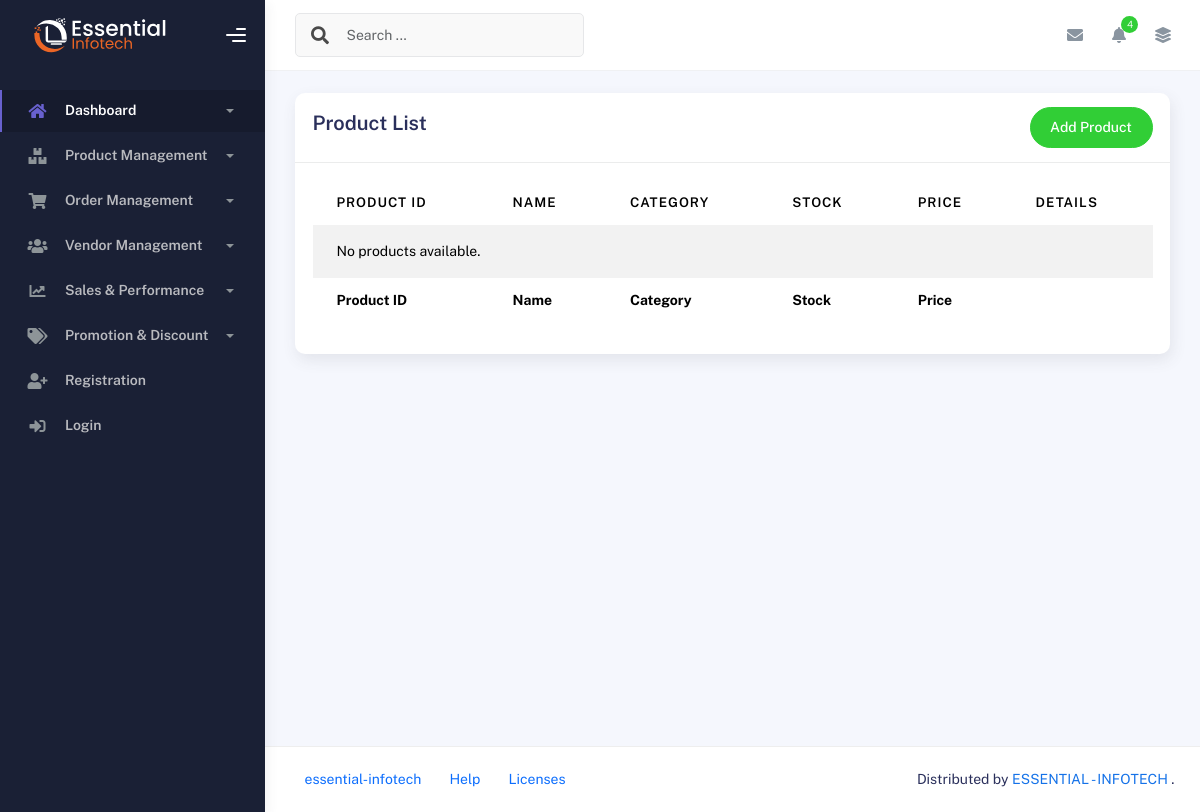
Before: /product-management/product/ with the older database file.
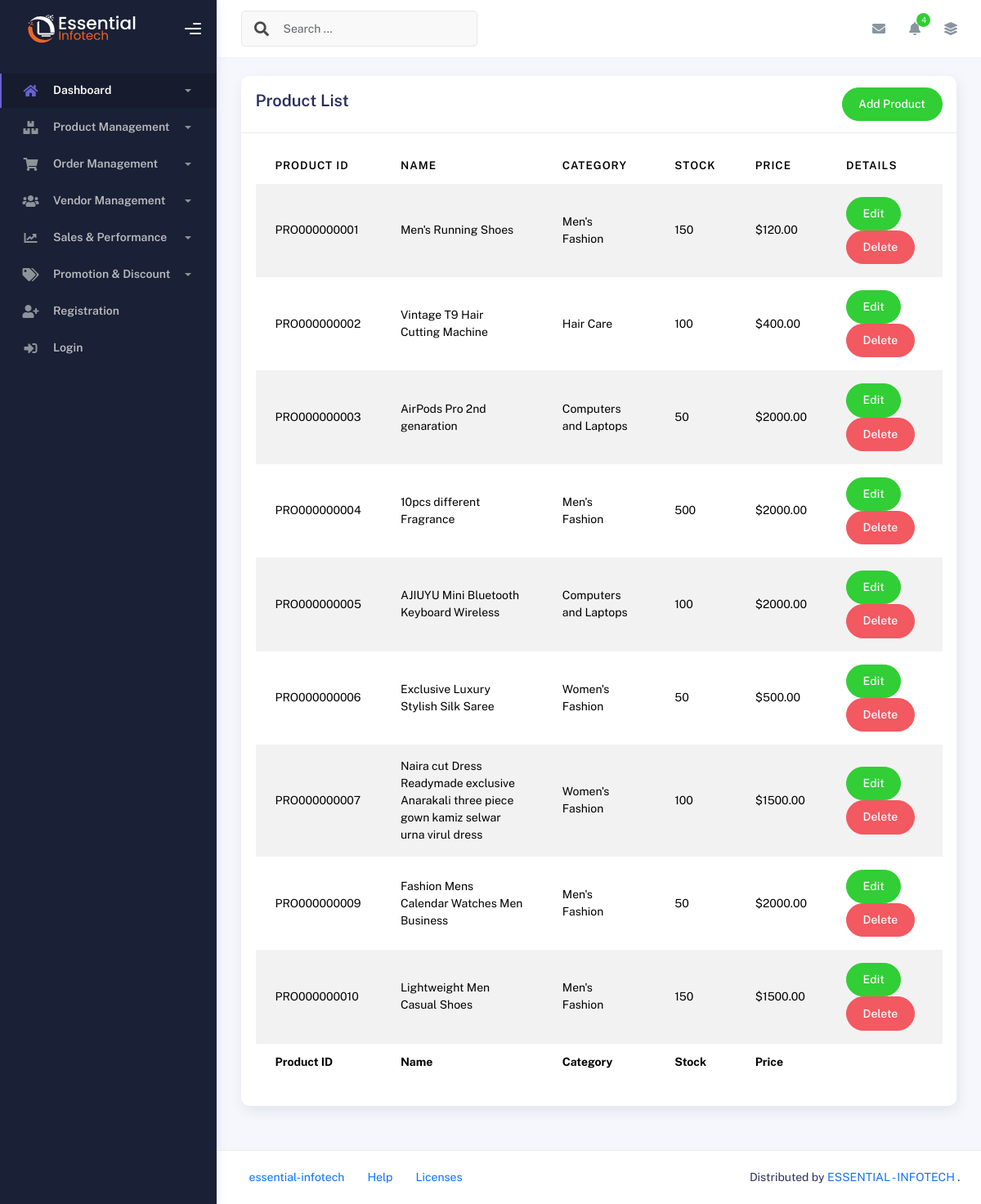
After: the same page with the newer database file.
### product_management/models.py (models this page shows, shortened)
class Product(models.Model):
    name = models.CharField(max_length=255)
    product_id = models.CharField(max_length=15, unique=True, blank=True)
    description = models.TextField(blank=True, null=True)
    price = models.DecimalField(max_digits=10, decimal_places=2)
    purchased_price = models.DecimalField(max_digits=10, decimal_places=2 )
    category = models.ForeignKey(Category, on_delete=models.SET_NULL, null=True)
    subcategory = models.ForeignKey(SubCategory, on_delete=models.SET_NULL, null=True)
    product_type = models.ForeignKey(ProductType, on_delete=models.SET_NULL, null=True)
    brand = models.ForeignKey(Brand, on_delete=models.SET_NULL, null=True)
    stock_level = models.IntegerField(default=0)
    vendor = models.ForeignKey(Vendor, on_delete=models.CASCADE)
    user = models.ForeignKey(User, on_delete=models.CASCADE)
    image = models.ImageField(upload_to='product_images/', blank=True, null=True)
    created_at = models.DateTimeField(auto_now_add=True)
    updated_at = models.DateTimeField(auto_now=True)
    sku = models.CharField(max_length=255, null=True, blank=True)  # New field
    in_stock = models.BooleanField(default=True)  # New in_stock field
    product_details = RichTextField(blank=True, null=True)

class Category(models.Model):
    product_type = models.ForeignKey(ProductType, on_delete= models.CASCADE, related_name = 'product_type')
    category_name = models.CharField(max_length=255)
    category_slug = models.SlugField(max_length=255)
    category_image = models.ImageField(upload_to='category_images/', blank=True,null=True)
    created_at = models.DateTimeField(auto_now_add=True)
    updated_at = models.DateTimeField(auto_now=True)

### product_management/views.py (the view)
# urls.py: path('product/', product_list, name='product-list'),
def product_list(request):
    products = Product.objects.all()
    return render(request, 'product_management.html', {'products':products})

### templates/product_management.html (shortened to what this page needs)
{% extends 'base.html' %}
{% block content %}
        <div class="container">
          <div class="page-inner">
            <div class="row">
              <div class="col-md-12">
                <div class="card">
                  <div class="card-header d-flex justify-content-between">
                    <h4 class="card-title">Product List</h4>
                    <a href="{% url 'product-form' %}" class="btn btn-success btn-round ms-auto text-white" style="text-decoration: none;">
                      Add Product
                  </a>
                  </div>
                  <div class="card-body">
                    <div class="table-responsive">
                        <table id="multi-filter-select" class="display table table-striped table-hover">
                            <thead>
                                <tr>
                                    <th>Product ID</th>
                                    <th>Name</th>
                                    <th>Category</th>
                                    <th>Stock</th>
                                    <th>Price</th>
                                    <th>Details</th>
                                </tr>
                            </thead>
                            <tfoot>
                                <tr>
                                    <th>Product ID</th>
                                    <th>Name</th>
                                    <th>Category</th>
                                    <th>Stock</th>
                                    <th>Price</th>
                                </tr>
                            </tfoot>
                            <tbody>
                                {% for product in products %}
                                <tr>
                                    <td>
                                        <a href="{% url 'product-detail' product.id  %}" class="text-black">{{ product.product_id }}</a>
                                    </td>
                                    <td>{{ product.name }}</td>
                                    <td>{{ product.category.category_name }}</td>
                                    <td>{{ product.stock_level }}</td>
                                    <td>${{ product.price }}</td>
                                    <td>
                                        <a href="{% url 'product-edit' product.id  %}" class="btn btn-success btn-round text-white" style="text-decoration: none;">
                                            Edit
                                        </a>
                                        <form action="{% url 'product-delete' product.id %}" method="POST" style="display:inline;">
                                          <button type="submit" class="btn btn-danger btn-round text-white" onclick="return confirm('Are you sure you want to delete this product?');">
                                              Delete
                                          </button>
                                      </form>
                                    </td>
                                </tr>
                                {% empty %}
                                <tr>
                                    <td colspan="6">No products available.</td>
                                </tr>
                                {% endfor %}
                            </tbody>
                        </table>
                    </div>
                </div>
                </div>
              </div>
            </div>
          </div>
        </div>
{% endblock %}

### templates/base.html (shortened to what this page needs)
{% load static %}
<!DOCTYPE html>
<html lang="en">
  <head>
    <link rel="stylesheet" href="{% static 'css/bootstrap.min.css' %}"/>
    <link rel="stylesheet" href="{% static 'css/plugins.min.css' %}" />
    <link rel="stylesheet" href="{% static 'css/kaiadmin.min.css' %}"/>
    <link rel="stylesheet" href="{% static 'css/demo.css' %}" />
  </head>
  <body>
    <div class="wrapper">
      <div class="sidebar" data-background-color="dark">
        <div class="sidebar-logo">
          <div class="logo-header" data-background-color="dark">
            <a href="{% url 'dashboard' %}" class="logo">
              <img
                src="{% static 'img/kaiadmin/logo_light.svg' %}"
                alt="navbar brand"
                class="navbar-brand"
                height="100"
              />
            </a>
            <div class="nav-toggle">
              <button class="btn btn-toggle toggle-sidebar">
                <i class="gg-menu-right"></i>
              </button>
            </div>
          </div>
        </div>
        <div class="sidebar-wrapper scrollbar scrollbar-inner">
          <div class="sidebar-content">
            <ul class="nav nav-secondary">
              <li class="nav-item active">
                <a
                  data-bs-toggle="collapse"
                  href="#dashboard"
                  class="collapsed"
                  aria-expanded="false"
                >
                  <i class="fas fa-home"></i>
                  <p>Dashboard</p>
                  <span class="caret"></span>
                </a>
              </li>
              <li class="nav-item">
                <a
                  data-bs-toggle="collapse"
                  href="#productManagement"
                  class="collapsed"
                  aria-expanded="false"
                >
                  <i class="fas fa-boxes"></i>
                  <p>Product Management</p>
                  <span class="caret"></span>
                </a>
              </li>
              <li class="nav-item">
                <a
                  data-bs-toggle="collapse"
                  href="#orderManagement"
                  class="collapsed"
                  aria-expanded="false"
                >
                  <i class="fas fa-shopping-cart"></i>
                  <p>Order Management</p>
                  <span class="caret"></span>
                </a>
              </li>
              <li class="nav-item">
                <a
                  data-bs-toggle="collapse"
                  href="#vendorManagement"
                  class="collapsed"
                  aria-expanded="false"
                >
                  <i class="fas fa-users"></i>
                  <p>Vendor Management</p>
                  <span class="caret"></span>
                </a>
              </li>
              <li class="nav-item">
                <a
                  data-bs-toggle="collapse"
                  href="#salesPerformance"
                  class="collapsed"
                  aria-expanded="false"
                >
                  <i class="fas fa-chart-line"></i>
                  <p>Sales & Performance</p>
                  <span class="caret"></span>
                </a>
              </li>
              <li class="nav-item">
                <a
                  data-bs-toggle="collapse"
                  href="#promotionDiscount"
                  class="collapsed"
                  aria-expanded="false"
                >
                  <i class="fas fa-tags"></i>
                  <p>Promotion & Discount</p>
                  <span class="caret"></span>
                </a>
              </li>
              <li class="nav-item">
                <a href="#">
                  <i class="fas fa-user-plus"></i>
                  <p>Registration</p>
                </a>
              </li>
              <li class="nav-item">
                <a href="#">
                  <i class="fas fa-sign-in-alt"></i>
                  <p>Login</p>
                </a>
              </li>
            </ul>
          </div>
        </div>
      </div>
      <div class="main-panel">
        <div class="main-header">
          <nav
            class="navbar navbar-header navbar-header-transparent navbar-expand-lg border-bottom"
          >
            <div class="container-fluid">
              <nav
                class="navbar navbar-header-left navbar-expand-lg navbar-form nav-search p-0 d-none d-lg-flex"
              >
                <div class="input-group">
                  <div class="input-group-prepend">
                    <button type="submit" class="btn btn-search pe-1">
                      <i class="fa fa-search search-icon"></i>
                    </button>
                  </div>
                  <input
                    type="text"
                    placeholder="Search ..."
                    class="form-control"
                  />
                </div>
              </nav>
              <ul class="navbar-nav topbar-nav ms-md-auto align-items-center">
                <li class="nav-item topbar-icon dropdown hidden-caret">
                  <a
                    class="nav-link dropdown-toggle"
                    href="#"
                    id="messageDropdown"
                    role="button"
                    data-bs-toggle="dropdown"
                    aria-haspopup="true"
                    aria-expanded="false"
                  >
                    <i class="fa fa-envelope"></i>
                  </a>
                </li>
                <li class="nav-item topbar-icon dropdown hidden-caret">
                  <a
                    class="nav-link dropdown-toggle"
                    href="#"
                    id="notifDropdown"
                    role="button"
                    data-bs-toggle="dropdown"
                    aria-haspopup="true"
                    aria-expanded="false"
                  >
                    <i class="fa fa-bell"></i>
                    <span class="notification">4</span>
                  </a>
                </li>
                <li class="nav-item topbar-icon dropdown hidden-caret">
                  <a
                    class="nav-link"
                    data-bs-toggle="dropdown"
                    href="#"
                    aria-expanded="false"
                  >
                    <i class="fas fa-layer-group"></i>
                  </a>
                </li>
              </ul>
            </div>
          </nav>
        </div>
        {% block content %}{% endblock %}
        <footer class="footer">
          <div class="container-fluid d-flex justify-content-between">
            <nav class="pull-left">
              <ul class="nav">
                <li class="nav-item">
                  <a class="nav-link" href="https://essential-infotech.com/">
                    essential-infotech
                  </a>
                </li>
                <li class="nav-item">
                  <a class="nav-link" href="#"> Help </a>
                </li>
                <li class="nav-item">
                  <a class="nav-link" href="#"> Licenses </a>
                </li>
              </ul>
            </nav>
            <div>
              Distributed by
              <a target="_blank" href="https://essential-infotech.com/">ESSENTIAL - INFOTECH
            </a>.
            </div>
          </div>
        </footer>
      </div>
    </div>
  </body>
</html>

Changed rows visible on the page:
added Product: product_id "PRO000000001", name "Men's Running Shoes", category.category_name "Men's Fashion", stock_level "150", price "120.00"
added Product: product_id "PRO000000002", name "Vintage T9 Hair Cutting Machine", category.category_name "Hair Care", stock_level "100", price "400.00"
added Product: product_id "PRO000000003", name "AirPods Pro 2nd genaration", category.category_name "Computers and Laptops", stock_level "50", price "2000.00"
added Product: product_id "PRO000000004", name "10pcs different Fragrance", category.category_name "Men's Fashion", stock_level "500", price "2000.00"
added Product: product_id "PRO000000005", name "AJIUYU Mini Bluetooth Keyboard Wireless", category.category_name "Computers and Laptops", stock_level "100", price "2000.00"
added Product: product_id "PRO000000006", name "Exclusive Luxury Stylish Silk Saree", category.category_name "Women's Fashion", stock_level "50", price "500.00"
added Product: product_id "PRO000000007", name "Naira cut Dress Readymade exclusive Anarakali three piece gown kamiz selwar urna virul dress", category.category_name "Women's Fashion", stock_level "100", price "1500.00"
added Product: product_id "PRO000000009", name "Fashion Mens Calendar Watches Men Business", category.category_name "Men's Fashion", stock_level "50", price "2000.00"
added Product: product_id "PRO000000010", name "Lightweight Men Casual Shoes", category.category_name "Men's Fashion", stock_level "150", price "1500.00"
Other visible differences:
text no longer shown: "No products available."
